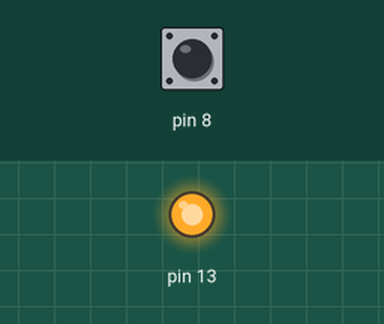
The sketch below on a simulated Arduino Uno, built with avr-gcc and run on an emulated ATmega328P. Parts: output pins drawn as LEDs (lit = HIGH). The test bench sets the inputs (shaded band); at power-on: pin 8 HIGH. The ROS host is connected and sends only what is stated.

Above: at 1.2 s.
1.3 s: pin 8 pulled LOW for 0.15 s
At 1.37 s:
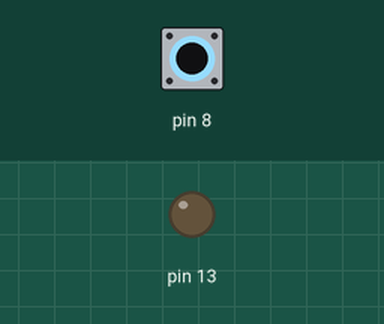
2.9 s: pin 8 pulled LOW for 3.2 s
At 6.7 s:
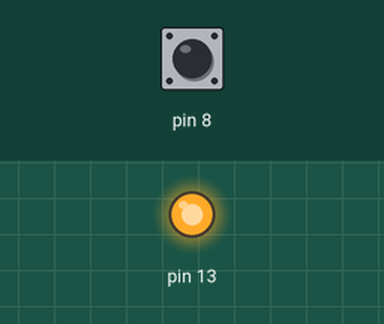
Timing chart, 0 to 8.2 s (numbered marks = the images above; inputs shaded):
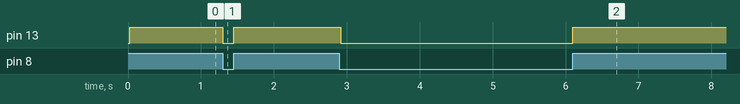

Measured:
- after the input at 1.3 s, pin 13: HIGH → LOW at once, → HIGH 0.15 s later
- after the input at 2.9 s, pin 13: HIGH → LOW at once, → HIGH 3.2 s later

The sketch:

estop_v2.ino
```cpp
#include <ros.h>
#include <std_msgs/Bool.h>

ros::NodeHandle nh;
std_msgs::Bool bool_msg;
ros::Publisher switch_pub("/merlion/disarm", &bool_msg);

unsigned long last_pub_time = 0;
unsigned long last_read_time = 0;
bool state = false;

void setup() {
  pinMode(8, INPUT_PULLUP);
  pinMode(13, OUTPUT);
//  Serial.begin(57600);

  nh.initNode();
  nh.advertise(switch_pub);

  bool_msg.data = false;

  nh.loginfo("E-STOP: Waiting for connection...");
  while(!nh.connected())
    nh.spinOnce();
  nh.loginfo("E-STOP: Startup complete");
}

void loop() {
  // Read digital signal
  if (millis() - last_read_time > 20){
    state = digitalRead(8); // GND connect = false, opened = true
    digitalWrite(13, state);
    last_read_time = millis();
  }
  // If estop is closed (GND connected) -> send disarm, else arm
  if(!state)
  {
    bool_msg.data = true;
    // nh.loginfo("Disarming");
  }
  else
  {
    bool_msg.data = false;
    // nh.loginfo("Arming");
  }
  if (millis() - last_pub_time > 50){
    switch_pub.publish(&bool_msg);
    last_pub_time = millis();
    nh.spinOnce();
  }
//  delay(50);
}
```
